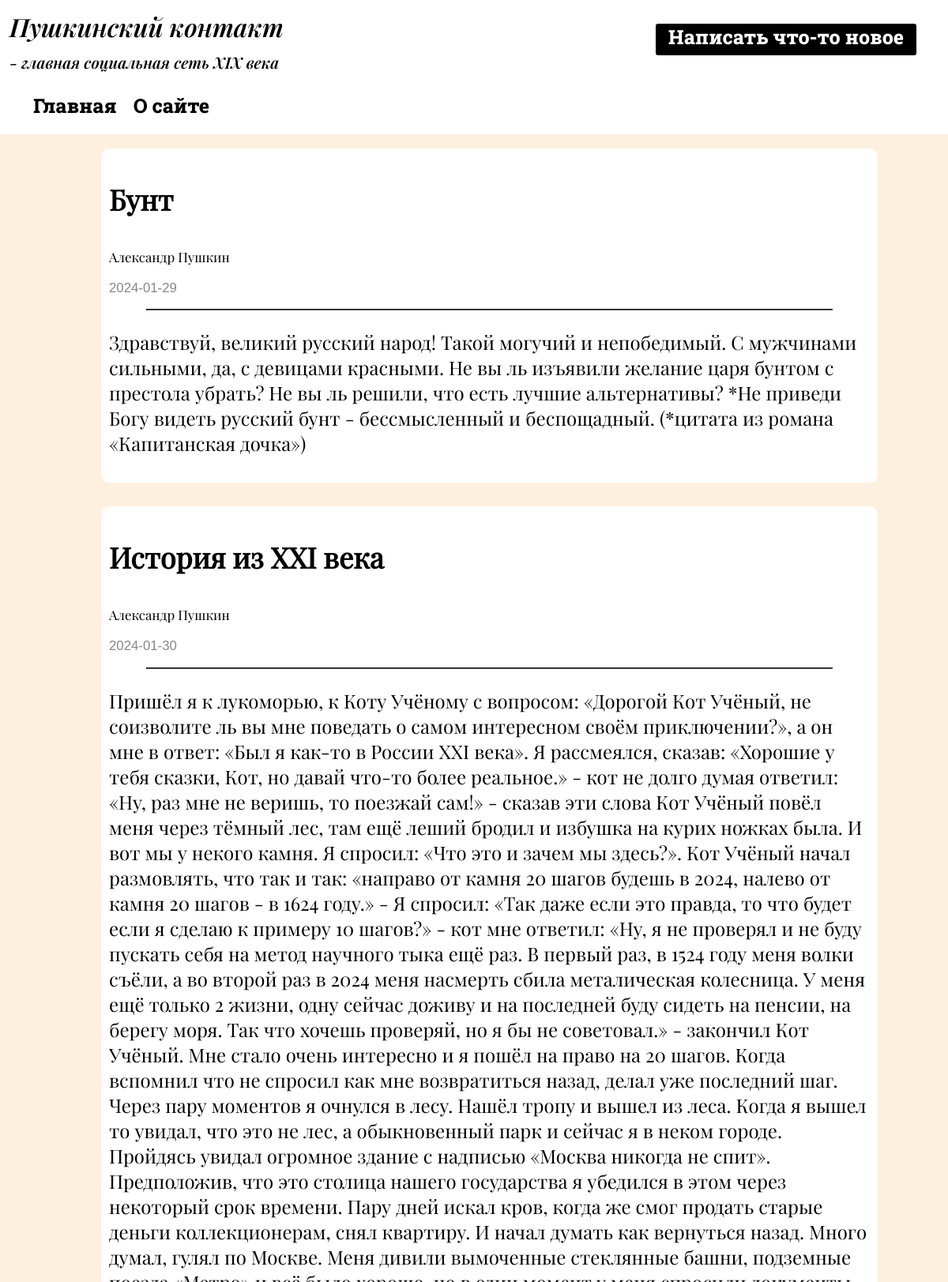
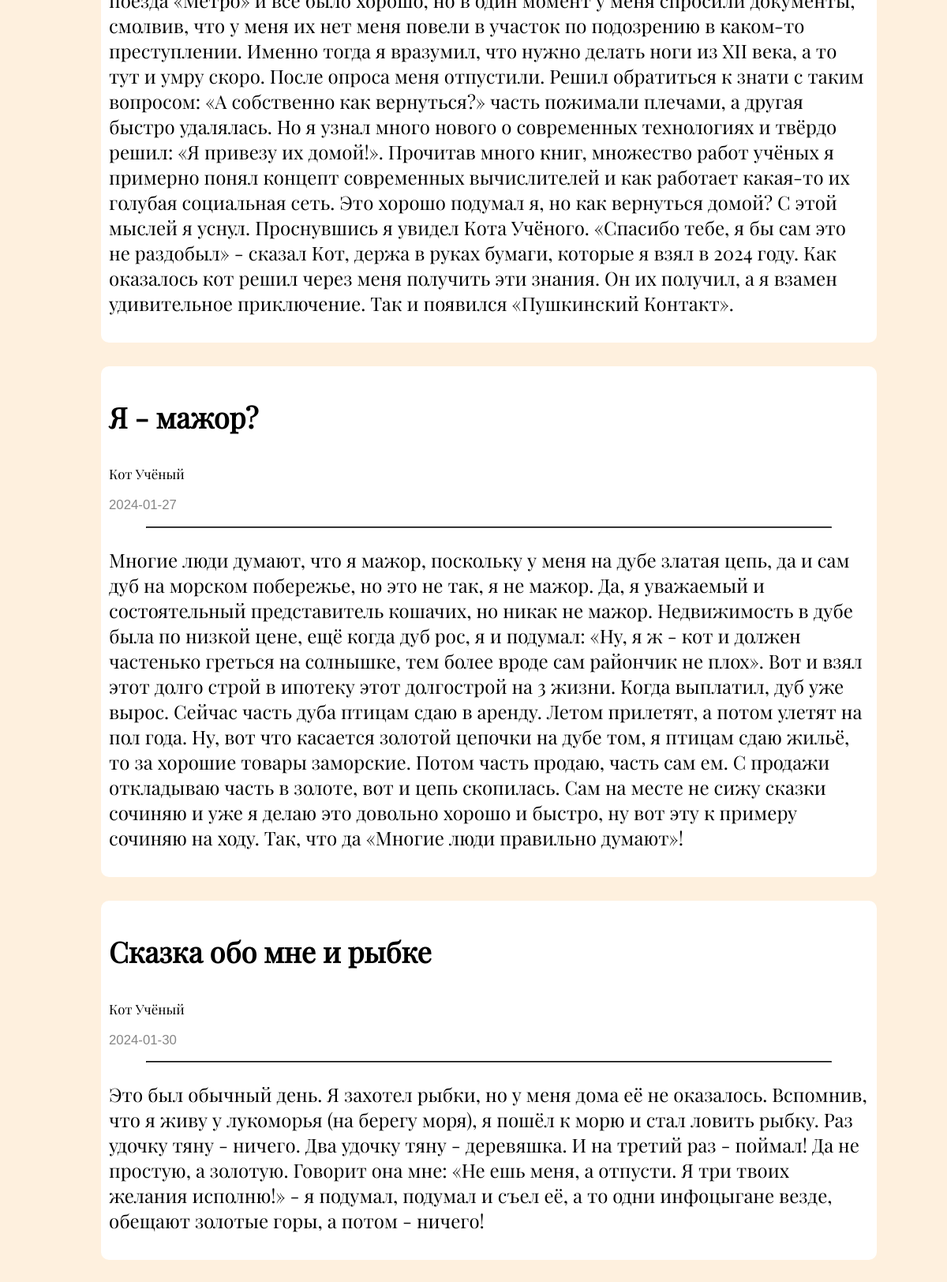
The page /home (upper part) on the database its author committed (2 pictures, top to bottom).
### index.py (models this page shows, shortened)
class Posts(db.Model):
    author = db.Column(db.String(100), default='Александр Пушкин')
    id = db.Column(db.Integer, primary_key=True)
    title = db.Column(db.String(100))
    text = db.Column(db.Text, nullable=False)
    date = db.Column(db.DateTime, default=datetime.utcnow)

### index.py (the view)
@app.route('/')
@app.route('/home')
def index():
    articles = Posts.query.order_by(func.random()).all()
    return render_template("index.html", articles=articles)

### templates/index.html (shortened to what this page needs)
{% extends 'base.html' %}
{% block our %}
    {% for posts in articles %}
        <div class="post">
            <h2 class="post_title">{{ posts.title }}</h2>
            <a href="/authors/{{ posts.author }}" class="post_author">{{ posts.author }}</a>
            <p class="post_date">{{ posts.date.date() }}</p>
            <hr>
            <p class="post_text">{{ posts.text }}</p>
        </div>
    {% endfor %}
{% endblock %}

### templates/base.html (shortened to what this page needs)
<!DOCTYPE html>
<html lang="ru">
<head>
    <link rel="stylesheet" href="{{ url_for('static', filename='css/style.css') }}">
</head>
<body>
    <div class="all">
        <header>
            <div class="block">
                <h1 class='logo'>Пушкинский контакт</h1>
                <h2 class='logo logo2'>- главная социальная сеть XIX века</h2>
            <div id="buttons_head">
                <ul>
                    <a class='button_head' href="/home">Главная</a>
                    <a class='button_head' href="/about">О сайте</a>
                </ul>
            </div>
            </div>
            <a class='new' href="/create_post">Написать что-то новое</a>
        </header>
        <section class="our_content">{% block our %}{% endblock %}</section>
    </div>
</body>
</html>

### static/css/style.css (style rules this page uses)
html, body { height: 100%; background-color: rgb(254, 240, 222); font-family: PlayfairDisplay; min-width: 100%; }
.all { min-height: 100%; display: flex; flex-direction: column; }
.our_content { margin-top: 150px; margin-bottom: 150px; margin-right: 10px; margin-left: 120px; flex: 1 1 auto; }
header { background-color: white; position: fixed; left: 0; top: 0; width: 100%; height: 170px; display: flex; }
.logo { margin: 10px; font-family: PlayfairDisplay; font-style: italic; font-weight: bold; }
.logo2 { font-size: 20px; }
#buttons_head { font-family: RobotoSlab; font-size: 25px; }
.button_head { display: inline-block; padding-right: 15px; transition: transform 0.3s ease; }
.block { display: inline-block; margin: 2px; }
a { color: black; text-decoration: none; }
hr { border-color: rgb(95, 95, 95); width: 90%; }
.new { text-align: center; font-size: 25px; font-family: RobotoSlab; background-color: black; color: white; border-radius: 3px; width: 330px; height: 40px; margin-top: 30px; position: absolute; right: 40px; transition: 0.3s; }
.post { background-color: white; border-radius: 10px; padding: 10px; margin-top: 30px; width: 90%; font-size: 1.5em; }
.post_date { font-size: 0.7em; font-family: 'Franklin Gothic Medium', Arial, sans-serif; color: rgb(134, 134, 134); }
.post_author { font-family: PlayfairDisplay; font-style: italic; font-size: 0.7em; transition: 0.3s; }

### rows shown on the page
Posts: title "Бунт", author "Александр Пушкин", date "2024-01-29", text "Здравствуй, великий русский народ! Такой могучий и непобедимый. С мужчинами сильными, да, с девицами красными. Не вы ль изъявили желание царя бунтом с престола убрать? Не вы ль решили, что есть лучшие альтернативы? *Не приведи Богу видеть русский бунт - бессмысленный и беспощадный. (*цитата из романа «Капитанская дочка»)"
Posts: title "История из XXI века", author "Александр Пушкин", date "2024-01-30", text "Пришëл я к лукоморью, к Коту Учëному с вопросом: «Дорогой Кот Учëный, не соизволите ль вы мне поведать о самом интересном своëм приключении?», а он мне в ответ: «Был я как-то в России XXI века». Я рассмеялся, сказав: «Хорошие у тебя сказки, Кот, но давай что-то более реальное.» - кот не долго думая ответил: «Ну, раз мне не веришь, то поезжай сам!» - сказав эти слова Кот Учëный повëл меня через тëмный лес, там ещё леший бродил и избушка на курих ножках была. И вот мы у некого камня. Я спросил: «Что это и зачем мы здесь?». Кот Учëный начал размовлять, что так и так: «направо от камня 20 шагов будешь в 2024, налево от камня 20 шагов - в 1624 году.» - Я спросил: «Так даже если это правда, то…"
Posts: title "Я - мажор?", author "Кот Учёный", date "2024-01-27", text "Многие люди думают, что я мажор, поскольку у меня на дубе златая цепь, да и сам дуб на морском побережье, но это не так, я не мажор. Да, я уважаемый и состоятельный представитель кошачих, но никак не мажор. Недвижимость в дубе была по низкой цене, ещё когда дуб рос, я и подумал: «Ну, я ж - кот и должен частенько греться на солнышке, тем более вроде сам райончик не плох». Вот и взял этот долго строй в ипотеку этот долгострой на 3 жизни. Когда выплатил, дуб уже вырос. Сейчас часть дуба птицам сдаю в аренду. Летом прилетят, а потом улетят на пол года. Ну, вот что касается золотой цепочки на дубе том, я птицам сдаю жильё, то за хорошие товары заморские. Потом часть продаю, часть сам ем. С…"
Posts: title "Сказка обо мне и рыбке", author "Кот Учёный", date "2024-01-30", text "Это был обычный день. Я захотел рыбки, но у меня дома её не оказалось. Вспомнив, что я живу у лукоморья (на берегу моря), я пошëл к морю и стал ловить рыбку. Раз удочку тяну - ничего. Два удочку тяну - деревяшка. И на третий раз - поймал! Да не простую, а золотую. Говорит она мне: «Не ешь меня, а отпусти. Я три твоих желания исполню!» - я подумал, подумал и съел её, а то одни инфоцыгане везде, обещают золотые горы, а потом - ничего!"
